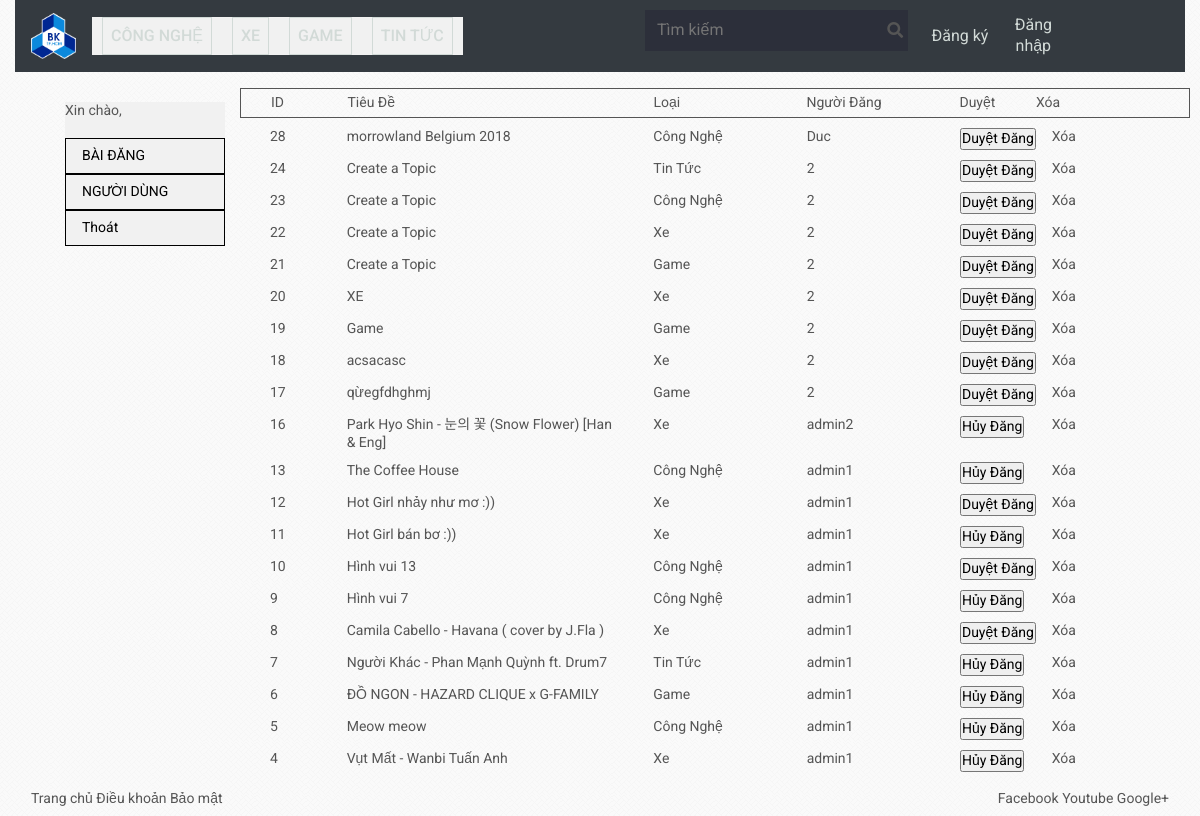
Screenshot of /admin/page/post.php with the database file from the repository.
### tables this page shows
CREATE TABLE `post` (
  `id_post` int(255) NOT NULL,
  `poster` varchar(255) NOT NULL,
  `date_time` datetime NOT NULL,
  `title` varchar(255) NOT NULL,
  `decription` text NOT NULL,
  `typepost` int(11) NOT NULL,
  `img_lnk` text NOT NULL,
  `contentpost` text NOT NULL,
  `view` int(255) NOT NULL,
  `status` tinyint(1) NOT NULL
);

### admin/content/post.php (the view, shortened to what this page needs)
  <div class="col-md-10">
  		 <div class="row">
  		 	<div class="col-md-12">
  		 	</div>
  		 	<div class="col-md-12 line1" style="margin-top: 5px; height: 30px; border: 1px solid">
  		 		<div class="col-md-1 line1" style="float: left;margin-top: 5px;">ID</div>
				<div class="col-md-4 line1" style="float: left;margin-top: 5px;">Tiêu Đề</div>
  		 		<div class="col-md-2 line1" style="float: left;margin-top: 5px;">Loại</div>
  		 		<div class="col-md-2 line1" style="float: left;margin-top: 5px;">Người Đăng</div>
				<div class="col-md-1 line1" style="float: left;margin-top: 5px;">Duyệt</div>
  		 		<div class="col-md-2 line1" style="float: left;margin-top: 5px;">Xóa</div>
  		 	</div>
        <?php
        include("../backend/connectDB.php");
        $query = mysqli_query($connect, "SELECT * FROM post ORDER BY id_post DESC");
        while ($row = $query->fetch_assoc()) {
        ?>
          <div class="col-md-12 line2" style="margin-top: 5px;">
            <div class="col-md-1 line1" style="float: left;margin-top: 5px;"><?php echo $row['id_post']; ?></div>
            <div class="col-md-4 line1" style="float: left;margin-top: 5px;">
				<a href="http://localhost/page/post_detail.php?id_post=<?php echo $row['id_post'] ?>">
					<?php echo $row['title']; ?>
				</a>
			</div>
            <div class="col-md-2 line1" style="float: left;margin-top: 5px;">
              <?php
              if ($row['typepost'] == 1) echo "Công Nghệ";
              else if ($row['typepost'] == 2) echo "Xe";
			  else if ($row['typepost'] == 3) echo "Game";
			  else if ($row['typepost'] == 4) echo "Tin Tức";
              ?>
            </div>
            <div class="col-md-2 line1" style="float: left;margin-top: 5px;"><?php echo $row['poster']; ?></div>
			<div class="col-md-1 line1" style="float: left;margin-top: 5px;">
			<?php if ($row['status'] == 1){ ?>
			  <form action="../backend/cancel.php" method="POST">
				<input class="button" type="submit" value="Hủy Đăng">
			  </form>
			<?php  }else{  ?>
			  <form action="../backend/accept.php" method="POST">
				<input class="button" type="submit" value="Duyệt Đăng">
			  </form>
			<?php  } ?>
			</div>
            <div class="col-md-2 line1" style="float: left;margin-top: 5px;">
                <div class="col-md-12">
                    <a href="../backend/deletePost.php?id=<?php echo $row['id_post']; ?>">Xóa</a>
                </div>
            </div>
          </div>
        <?php
        }
         ?>
  	</div>
  </div>
</div>
</div>

### admin/page/post.php (shortened to what this page needs)
<!DOCTYPE html>
<html>
<head>
	<?php include("../layout/head.php"); ?>
</head>
<body>
<?php include("../layout/header.php"); ?>
<?php include("../layout/menu.php"); ?>
<?php include("../content/post.php"); ?>
<?php include("../layout/footer.php"); ?>
</body>
</html>

### admin/layout/head.php (shortened to what this page needs)
<link rel="stylesheet" href="fonts/fontawesome/css/fontawesome-all.css">
<link href="https://unpkg.com/ionicons@4.4.2/dist/css/ionicons.min.css" rel="stylesheet">
<link rel="stylesheet" type="text/css" href="js/slick/slick.css" />
<link rel="stylesheet" type="text/css" href="js/slick/slick-theme.css" />
<link rel="stylesheet" href="https://maxcdn.bootstrapcdn.com/bootstrap/4.1.3/css/bootstrap.min.css">
<link rel="stylesheet" href="../css/styles.css">

### admin/layout/header.php (shortened to what this page needs)
<div class="container-fluid">
        <div class="menu">
            <div class="row">
                <div class="left-menu col-md-6 col-sm-12">
                    <nav class="navbar navbar-expand-md bg-dark navbar-dark">
                        <a class="navbar-brand" href="../page/home.php">
                        	<img src="../images/logobk3.png" alt="logo" style="width:45px;">
                        </a>
                        <div class="collapse navbar-collapse" id="collapsibleNavbar">
                            <ul class="navbar-nav">
                                <li class="nav-item">
                                    <a class="nav-link" href="../page/tech.php">Công nghệ</a>
                                </li>
                                <li class="nav-item">
                                    <a class="nav-link" href="../page/car.php">Xe</a>
                                </li>
                                <li class="nav-item">
                                    <a class="nav-link" href="../page/game.php">Game</a>
                                </li>
                                <li class="nav-item">
                                    <a class="nav-link" href="../page/news.php">Tin tức</a>
                                </li>
                            </ul>
                        </div>
                    </nav>
                </div>
                <div class="form-group d-flex align-items-center col-md-5 col-sm-12">
				<?php if (isset($_SESSION['id_user']) && $_SESSION['id_user']) {
				include('../backend/connectDB.php');
				$id = $_SESSION['id_user'];
				$query = mysqli_query($connect, "SELECT id_user, name FROM user WHERE id_user='$id'");
				$row = mysqli_fetch_array($query);
				$name = $row['name'];
				include('../backend/closeDB.php');
				?>
				<div class="row col-12">
					<form class="search-form col-md-8 col-sm-8" action="">
						<input type="search" placeholder="Tìm kiếm">
						<i class="fas fa-search"></i>
					</form>
					<button class="col-md-2 col-sm-2" onclick="window.location.href='../page/user.php?user=<?php echo $_SESSION['id_user']; ?>'"><?php echo $name; ?></button>
					<button class="col-md-2 col-sm-2" onclick="window.location.href='../backend/logout.php ?>'">Thoát</button>
				</div>
			  <?php } else { ?>
				<div class="row col-12">
				<form class="search-form col-md-8 col-sm-8" action="">
					<input type="search" placeholder="Tìm kiếm">
					<i class="fas fa-search"></i>
				</form>
				<button class="col-md-2 col-sm-2" onclick="window.location.href='../page/reg.php'">Đăng ký</button>
				<button class="col-md-2 col-sm-2" onclick="window.location.href='../page/login.php'">Đăng nhập</button>
				</div>
			  <?php } ?>
                </div>
            </div>
        </div>
	</div>

### admin/layout/menu.php (shortened to what this page needs)
<div class="container" style=" margin: 10px 50px;">
 <div class="row">
 <div class="col-md-2">
 		<div style="padding-top:20px;width: 100%;">
			<ul>
				<li>Xin chào, <?php echo $_SESSION['adminName'];?></li>
				<br>
				<li><a href="../page/post.php">BÀI ĐĂNG</a></li>
				<li><a href="../page/user.php">NGƯỜI DÙNG</a></li>
				<li><a href="../backend/logout.php">Thoát</a></li>
			</ul>
 		</div>
</div>

### admin/layout/footer.php
<nav class="navbar navbar-inverse navbar-fixed-top" id="footer">
	<div class="container-fluid ">
  	<div class="navbar-header left">
       	 <a href="#">Trang chủ</a>
         <a href="#">Điều khoản</a>
         <a href="#">Bảo mật</a>
    </div>
    <div class="navbar-header right">
         <a href="https://www.facebook.com">Facebook</a>
         <a href="https://www.youtube.com">Youtube</a>
         <a href="https://plus.google.com">Google+</a>
    </div>
	</div>
</nav>

### admin/css/styles.css (style rules this page uses)
* { margin: 0; padding: 0; box-sizing: border-box; }
body { font-family: 'Roboto', sans-serif; font-size: 14px; color: #555; line-height: 1.285; background-image: url("../images/bg.png"); }
a { text-decoration: none; color: #555; }
ul { list-style-type: none; margin: 0; padding: 0; background-color: #f1f1f1; }
li a { display: block; color: #000; padding: 8px 16px; text-decoration: none; border: 1px solid; }
.menu { background-color: #343a40; }
.menu .navbar-dark .navbar-brand { font-size: 25px; }
.menu .left-menu { vertical-align: middle; }
.menu .left-menu .navbar-nav li { text-transform: uppercase; padding: 0 10px; font-weight: 500; }
.menu .navbar-dark .navbar-nav .nav-link { color: #d2dad7; font-size: 16px; }
.menu .form-group { margin-bottom: 0; position: relative; }
.menu .form-group .row { margin: 0; }
.menu .form-group .search-form { position: relative; }
.menu .form-group .search-form input { padding: 10px 12px; font-size: 16px; background-color: #2c2f3a; border: none; color: #fff; width: 100%; }
.menu .form-group .search-form i { position: absolute; font-size: 16px; line-height: 40px; right: 20px; top: 0; cursor: pointer; }
.menu .form-group button { background-color: transparent; border: none; padding: 5px 0; color: #d2dad7; font-size: 16px; cursor: pointer; }

### rows the page displays
post: id_post "28", title "morrowland Belgium 2018", typepost "Công Nghệ", poster "Duc"
post: id_post "24", title "Create a Topic", typepost "Tin Tức", poster "2"
post: id_post "23", title "Create a Topic", typepost "Công Nghệ", poster "2"
post: id_post "22", title "Create a Topic", typepost "Xe", poster "2"
post: id_post "21", title "Create a Topic", typepost "Game", poster "2"
post: id_post "20", title "XE", typepost "Xe", poster "2"
post: id_post "19", title "Game", typepost "Game", poster "2"
post: id_post "18", title "acsacasc", typepost "Xe", poster "2"
post: id_post "17", title "qừegfdhghmj", typepost "Game", poster "2"
post: id_post "16", title "Park Hyo Shin - 눈의 꽃 (Snow Flower) [Han & Eng]", typepost "Xe", poster "admin2"
post: id_post "13", title "The Coffee House", typepost "Công Nghệ", poster "admin1"
post: id_post "12", title "Hot Girl nhảy như mơ :))", typepost "Xe", poster "admin1"
post: id_post "11", title "Hot Girl bán bơ :))", typepost "Xe", poster "admin1"
post: id_post "10", title "Hình vui 13", typepost "Công Nghệ", poster "admin1"
post: id_post "9", title "Hình vui 7", typepost "Công Nghệ", poster "admin1"
post: id_post "8", title "Camila Cabello - Havana ( cover by J.Fla )", typepost "Xe", poster "admin1"
post: id_post "7", title "Người Khác - Phan Mạnh Quỳnh ft. Drum7", typepost "Tin Tức", poster "admin1"
post: id_post "6", title "ĐỒ NGON - HAZARD CLIQUE x G-FAMILY", typepost "Game", poster "admin1"
post: id_post "5", title "Meow meow", typepost "Công Nghệ", poster "admin1"
post: id_post "4", title "Vụt Mất - Wanbi Tuấn Anh", typepost "Xe", poster "admin1"
